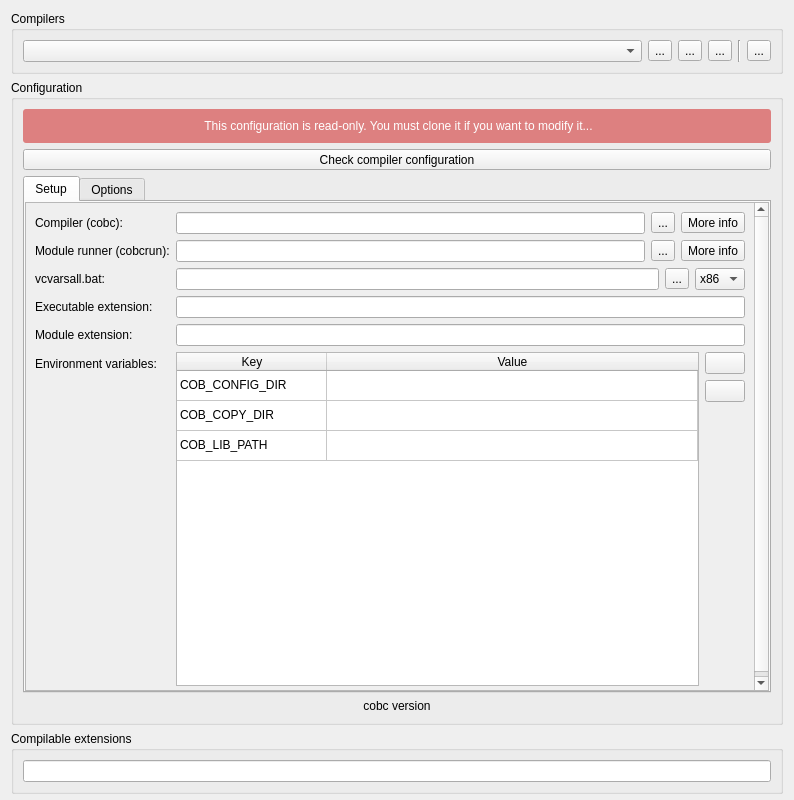
<?xml version="1.0" encoding="UTF-8"?>
<ui version="4.0">
 <class>Form</class>
 <widget class="QWidget" name="Form">
  <property name="geometry">
   <rect>
    <x>0</x>
    <y>0</y>
    <width>794</width>
    <height>800</height>
   </rect>
  </property>
  <property name="windowTitle">
   <string>Form</string>
  </property>
  <layout class="QVBoxLayout" name="verticalLayout">
   <property name="bottomMargin">
    <number>6</number>
   </property>
   <item>
    <widget class="QGroupBox" name="groupBox">
     <property name="title">
      <string>Compilers</string>
     </property>
     <layout class="QHBoxLayout" name="horizontalLayout_4">
      <item>
       <widget class="QComboBox" name="combo_configs">
        <property name="sizePolicy">
         <sizepolicy hsizetype="Expanding" vsizetype="Fixed">
          <horstretch>0</horstretch>
          <verstretch>0</verstretch>
         </sizepolicy>
        </property>
        <property name="toolTip">
         <string>The list of COBOL compiler configurations. 

The selected entry will be used as the default compiler when creating/opening a new project.</string>
        </property>
       </widget>
      </item>
      <item>
       <widget class="QToolButton" name="bt_add_cfg">
        <property name="toolTip">
         <string>Add new compiler configuration.</string>
        </property>
        <property name="text">
         <string>...</string>
        </property>
        <property name="icon">
         <iconset theme="list-add">
          <normaloff>.</normaloff>.</iconset>
        </property>
       </widget>
      </item>
      <item>
       <widget class="QToolButton" name="bt_copy_cfg">
        <property name="toolTip">
         <string>Clone compiler configuration.</string>
        </property>
        <property name="text">
         <string>...</string>
        </property>
        <property name="icon">
         <iconset theme="edit-copy">
          <normaloff>.</normaloff>.</iconset>
        </property>
       </widget>
      </item>
      <item>
       <widget class="QToolButton" name="bt_rm_cfg">
        <property name="toolTip">
         <string>Remove compiler configuration.</string>
        </property>
        <property name="text">
         <string>...</string>
        </property>
        <property name="icon">
         <iconset theme="list-remove">
          <normaloff>.</normaloff>.</iconset>
        </property>
       </widget>
      </item>
      <item>
       <widget class="Line" name="line">
        <property name="orientation">
         <enum>Qt::Vertical</enum>
        </property>
       </widget>
      </item>
      <item>
       <widget class="QToolButton" name="bt_rename_cfg">
        <property name="toolTip">
         <string>Rename compiler configuration.</string>
        </property>
        <property name="text">
         <string>...</string>
        </property>
        <property name="icon">
         <iconset theme="edit-rename">
          <normaloff>.</normaloff>.</iconset>
        </property>
       </widget>
      </item>
     </layout>
    </widget>
   </item>
   <item>
    <widget class="QGroupBox" name="groupBox_2">
     <property name="title">
      <string>Configuration</string>
     </property>
     <layout class="QVBoxLayout" name="verticalLayout_2">
      <item>
       <widget class="QLabel" name="label_read_only">
        <property name="styleSheet">
         <string notr="true">background-color: #DD8080;
color: white;
padding: 10px;
border-radius:3px;</string>
        </property>
        <property name="text">
         <string>&lt;html&gt;&lt;head/&gt;&lt;body&gt;&lt;p align=&quot;center&quot;&gt;This configuration is read-only. You must clone it if you want to modify it...&lt;/p&gt;&lt;/body&gt;&lt;/html&gt;</string>
        </property>
       </widget>
      </item>
      <item>
       <widget class="QToolButton" name="bt_check_compiler">
        <property name="sizePolicy">
         <sizepolicy hsizetype="Expanding" vsizetype="Fixed">
          <horstretch>0</horstretch>
          <verstretch>0</verstretch>
         </sizepolicy>
        </property>
        <property name="toolTip">
         <string>Check if compiler works</string>
        </property>
        <property name="text">
         <string>Check compiler configuration</string>
        </property>
        <property name="icon">
         <iconset theme="checkbox">
          <normaloff>.</normaloff>.</iconset>
        </property>
        <property name="toolButtonStyle">
         <enum>Qt::ToolButtonTextBesideIcon</enum>
        </property>
       </widget>
      </item>
      <item>
       <widget class="QTabWidget" name="tabWidget">
        <property name="toolTip">
         <string/>
        </property>
        <property name="currentIndex">
         <number>0</number>
        </property>
        <widget class="QWidget" name="tab_setup">
         <property name="toolTip">
          <string>Cobol compiler setup.

Configure oaths and environment variables and check if the compiler configuration works!</string>
         </property>
         <attribute name="title">
          <string>Setup</string>
         </attribute>
         <layout class="QGridLayout" name="gridLayout">
          <property name="leftMargin">
           <number>0</number>
          </property>
          <property name="topMargin">
           <number>0</number>
          </property>
          <property name="rightMargin">
           <number>0</number>
          </property>
          <property name="bottomMargin">
           <number>0</number>
          </property>
          <property name="spacing">
           <number>0</number>
          </property>
          <item row="0" column="0">
           <widget class="QScrollArea" name="scrollArea">
            <property name="minimumSize">
             <size>
              <width>0</width>
              <height>0</height>
             </size>
            </property>
            <property name="widgetResizable">
             <bool>true</bool>
            </property>
            <widget class="QWidget" name="scrollAreaWidgetContents">
             <property name="geometry">
              <rect>
               <x>0</x>
               <y>0</y>
               <width>732</width>
               <height>530</height>
              </rect>
             </property>
             <layout class="QFormLayout" name="formLayout">
              <property name="fieldGrowthPolicy">
               <enum>QFormLayout::AllNonFixedFieldsGrow</enum>
              </property>
              <item row="0" column="0">
               <widget class="QLabel" name="label_2">
                <property name="text">
                 <string>Compiler (cobc):</string>
                </property>
               </widget>
              </item>
              <item row="0" column="1">
               <layout class="QHBoxLayout" name="horizontalLayout_2">
                <property name="leftMargin">
                 <number>0</number>
                </property>
                <item>
                 <widget class="PathLineEdit" name="edit_compiler_path">
                  <property name="toolTip">
                   <string>Full path to the compiler executable</string>
                  </property>
                 </widget>
                </item>
                <item>
                 <widget class="QToolButton" name="bt_choose_compiler_path">
                  <property name="toolTip">
                   <string>Choose compiler executable</string>
                  </property>
                  <property name="text">
                   <string>...</string>
                  </property>
                  <property name="icon">
                   <iconset theme="document-open">
                    <normaloff>.</normaloff>.</iconset>
                  </property>
                 </widget>
                </item>
                <item>
                 <widget class="QToolButton" name="bt_compiler_info">
                  <property name="toolTip">
                   <string>&lt;html&gt;&lt;head/&gt;&lt;body&gt;&lt;p&gt;Get more information about the compiler (by running cobc --info)&lt;/p&gt;&lt;p&gt;&lt;span style=&quot; font-style:italic;&quot;&gt;Note that only the latest builds of GnuCOBOL 2.0 have this option&lt;/span&gt;&lt;/p&gt;&lt;/body&gt;&lt;/html&gt;</string>
                  </property>
                  <property name="text">
                   <string>More info</string>
                  </property>
                  <property name="icon">
                   <iconset theme="dialog-information">
                    <normaloff>.</normaloff>.</iconset>
                  </property>
                  <property name="toolButtonStyle">
                   <enum>Qt::ToolButtonTextBesideIcon</enum>
                  </property>
                 </widget>
                </item>
               </layout>
              </item>
              <item row="1" column="0">
               <widget class="QLabel" name="label">
                <property name="text">
                 <string>Module runner (cobcrun):</string>
                </property>
               </widget>
              </item>
              <item row="1" column="1">
               <layout class="QHBoxLayout" name="horizontalLayout_5">
                <property name="leftMargin">
                 <number>0</number>
                </property>
                <item>
                 <widget class="PathLineEdit" name="edit_cobcrun_path">
                  <property name="toolTip">
                   <string>Full path to the module runner (cobcrun) executable</string>
                  </property>
                 </widget>
                </item>
                <item>
                 <widget class="QToolButton" name="bt_choose_cobcrun_path">
                  <property name="toolTip">
                   <string>Choose compiler executable</string>
                  </property>
                  <property name="text">
                   <string>...</string>
                  </property>
                  <property name="icon">
                   <iconset theme="document-open">
                    <normaloff>.</normaloff>.</iconset>
                  </property>
                 </widget>
                </item>
                <item>
                 <widget class="QToolButton" name="bt_runner_info">
                  <property name="text">
                   <string>More info</string>
                  </property>
                  <property name="icon">
                   <iconset theme="dialog-information">
                    <normaloff>.</normaloff>.</iconset>
                  </property>
                  <property name="toolButtonStyle">
                   <enum>Qt::ToolButtonTextBesideIcon</enum>
                  </property>
                 </widget>
                </item>
               </layout>
              </item>
              <item row="2" column="1">
               <layout class="QHBoxLayout" name="horizontalLayout_8">
                <property name="leftMargin">
                 <number>0</number>
                </property>
                <item>
                 <widget class="PathLineEdit" name="edit_vcvars">
                  <property name="toolTip">
                   <string>&lt;html&gt;&lt;head/&gt;&lt;body&gt;&lt;p&gt;Path to VCVARSALL.bat. It is needed if you're using a GnuCobol compiler built with Visual Studio.&lt;/p&gt;&lt;p&gt;&lt;br/&gt;The VCVARSALL.bat file is located under the VC directory of you Visual Studio installation. Make sure to use the same version as the one used to build the compiler!&lt;/p&gt;&lt;/body&gt;&lt;/html&gt;</string>
                  </property>
                 </widget>
                </item>
                <item>
                 <widget class="QToolButton" name="bt_vcvars">
                  <property name="toolTip">
                   <string>Select vcvarsall.bat</string>
                  </property>
                  <property name="text">
                   <string>...</string>
                  </property>
                  <property name="icon">
                   <iconset theme="document-open">
                    <normaloff>.</normaloff>.</iconset>
                  </property>
                 </widget>
                </item>
                <item>
                 <widget class="QComboBox" name="combo_arch">
                  <property name="toolTip">
                   <string>Architecture to set when querying vcvarsall</string>
                  </property>
                  <property name="editable">
                   <bool>false</bool>
                  </property>
                  <item>
                   <property name="text">
                    <string>x86</string>
                   </property>
                  </item>
                  <item>
                   <property name="text">
                    <string>x64</string>
                   </property>
                  </item>
                 </widget>
                </item>
               </layout>
              </item>
              <item row="2" column="0">
               <widget class="QLabel" name="lbl_vcvars">
                <property name="text">
                 <string>vcvarsall.bat:</string>
                </property>
               </widget>
              </item>
              <item row="5" column="0">
               <widget class="QLabel" name="label_5">
                <property name="text">
                 <string>Environment variables:</string>
                </property>
               </widget>
              </item>
              <item row="5" column="1">
               <layout class="QHBoxLayout" name="horizontalLayout">
                <property name="topMargin">
                 <number>0</number>
                </property>
                <item>
                 <widget class="QTableWidget" name="table_env_vars">
                  <property name="minimumSize">
                   <size>
                    <width>0</width>
                    <height>334</height>
                   </size>
                  </property>
                  <property name="toolTip">
                   <string>&lt;html&gt;&lt;head/&gt;&lt;body&gt;&lt;p&gt;The list of environment variables to set before compiling a file.&lt;/p&gt;&lt;p&gt;Note that the values defined in this list erase any previous value you might have defined in your system (empty values are not set).&lt;/p&gt;&lt;p&gt;&lt;br/&gt;&lt;/p&gt;&lt;/body&gt;&lt;/html&gt;</string>
                  </property>
                  <property name="selectionMode">
                   <enum>QAbstractItemView::SingleSelection</enum>
                  </property>
                  <property name="selectionBehavior">
                   <enum>QAbstractItemView::SelectRows</enum>
                  </property>
                  <attribute name="horizontalHeaderDefaultSectionSize">
                   <number>150</number>
                  </attribute>
                  <attribute name="horizontalHeaderStretchLastSection">
                   <bool>true</bool>
                  </attribute>
                  <attribute name="verticalHeaderVisible">
                   <bool>false</bool>
                  </attribute>
                  <attribute name="verticalHeaderCascadingSectionResizes">
                   <bool>false</bool>
                  </attribute>
                  <row>
                   <property name="text">
                    <string/>
                   </property>
                  </row>
                  <row>
                   <property name="text">
                    <string/>
                   </property>
                  </row>
                  <row>
                   <property name="text">
                    <string/>
                   </property>
                  </row>
                  <column>
                   <property name="text">
                    <string>Key</string>
                   </property>
                  </column>
                  <column>
                   <property name="text">
                    <string>Value</string>
                   </property>
                  </column>
                  <item row="0" column="0">
                   <property name="text">
                    <string>COB_CONFIG_DIR</string>
                   </property>
                  </item>
                  <item row="1" column="0">
                   <property name="text">
                    <string>COB_COPY_DIR</string>
                   </property>
                  </item>
                  <item row="2" column="0">
                   <property name="text">
                    <string>COB_LIB_PATH</string>
                   </property>
                  </item>
                 </widget>
                </item>
                <item>
                 <layout class="QVBoxLayout" name="verticalLayout_3">
                  <property name="leftMargin">
                   <number>0</number>
                  </property>
                  <item>
                   <widget class="QPushButton" name="bt_add_env_var">
                    <property name="toolTip">
                     <string>Add an environment variable to set on the compiler process.</string>
                    </property>
                    <property name="text">
                     <string/>
                    </property>
                    <property name="icon">
                     <iconset theme="list-add">
                      <normaloff>.</normaloff>.</iconset>
                    </property>
                   </widget>
                  </item>
                  <item>
                   <widget class="QPushButton" name="bt_rm_env_var">
                    <property name="toolTip">
                     <string>Remove the selected environment variable.</string>
                    </property>
                    <property name="text">
                     <string/>
                    </property>
                    <property name="icon">
                     <iconset theme="list-remove">
                      <normaloff>.</normaloff>.</iconset>
                    </property>
                   </widget>
                  </item>
                  <item>
                   <spacer name="verticalSpacer">
                    <property name="orientation">
                     <enum>Qt::Vertical</enum>
                    </property>
                    <property name="sizeHint" stdset="0">
                     <size>
                      <width>20</width>
                      <height>40</height>
                     </size>
                    </property>
                   </spacer>
                  </item>
                 </layout>
                </item>
               </layout>
              </item>
              <item row="3" column="0">
               <widget class="QLabel" name="label_4">
                <property name="text">
                 <string>Executable extension:</string>
                </property>
               </widget>
              </item>
              <item row="3" column="1">
               <widget class="QLineEdit" name="edit_exe_ext">
                <property name="toolTip">
                 <string>The file extension to use for executables (.exe on Windows, empty everywhere else).</string>
                </property>
               </widget>
              </item>
              <item row="4" column="0">
               <widget class="QLabel" name="label_6">
                <property name="text">
                 <string>Module extension:</string>
                </property>
               </widget>
              </item>
              <item row="4" column="1">
               <widget class="QLineEdit" name="edit_module_ext">
                <property name="toolTip">
                 <string>The file extension used for modules: .dll on Windows, .so on GNU/Linux and .dylib on OSX.</string>
                </property>
               </widget>
              </item>
             </layout>
             <zorder>label_2</zorder>
             <zorder></zorder>
             <zorder>label</zorder>
             <zorder></zorder>
             <zorder></zorder>
             <zorder>lbl_vcvars</zorder>
             <zorder>label_5</zorder>
             <zorder>label_4</zorder>
             <zorder>edit_exe_ext</zorder>
             <zorder>label_6</zorder>
             <zorder>edit_module_ext</zorder>
            </widget>
           </widget>
          </item>
         </layout>
        </widget>
        <widget class="QWidget" name="tab_options">
         <property name="toolTip">
          <string/>
         </property>
         <attribute name="title">
          <string>Options</string>
         </attribute>
         <layout class="QFormLayout" name="formLayout_2">
          <property name="fieldGrowthPolicy">
           <enum>QFormLayout::ExpandingFieldsGrow</enum>
          </property>
          <property name="verticalSpacing">
           <number>9</number>
          </property>
          <item row="0" column="0">
           <widget class="QLabel" name="label_36">
            <property name="text">
             <string>Output directory:</string>
            </property>
           </widget>
          </item>
          <item row="0" column="1">
           <widget class="PathLineEdit" name="edit_output_dir">
            <property name="toolTip">
             <string>Choose where the binaries must be created. Relative paths are supported!</string>
            </property>
            <property name="text">
             <string/>
            </property>
           </widget>
          </item>
          <item row="1" column="0">
           <widget class="QLabel" name="label_15">
            <property name="text">
             <string>Compiler flags:</string>
            </property>
           </widget>
          </item>
          <item row="1" column="1">
           <layout class="QGridLayout" name="gridLayout_5">
            <property name="leftMargin">
             <number>0</number>
            </property>
            <property name="topMargin">
             <number>0</number>
            </property>
            <property name="horizontalSpacing">
             <number>9</number>
            </property>
            <property name="verticalSpacing">
             <number>6</number>
            </property>
            <item row="2" column="0">
             <widget class="QCheckBox" name="cb_ftrace">
              <property name="toolTip">
               <string>&lt;html&gt;&lt;head/&gt;&lt;body&gt;&lt;p&gt;Generate trace code&lt;/p&gt;&lt;p&gt;   - Executed SECTION/PARAGRAPH&lt;/p&gt;&lt;/body&gt;&lt;/html&gt;</string>
              </property>
              <property name="text">
               <string>-ftrace</string>
              </property>
             </widget>
            </item>
            <item row="0" column="0">
             <widget class="QCheckBox" name="cb_static">
              <property name="toolTip">
               <string>Link statically</string>
              </property>
              <property name="text">
               <string>-static</string>
              </property>
             </widget>
            </item>
            <item row="2" column="2">
             <widget class="QCheckBox" name="cb_debugging_line">
              <property name="toolTip">
               <string>&lt;html&gt;&lt;head/&gt;&lt;body&gt;&lt;p&gt;Enable debugging lines&lt;/p&gt;&lt;p&gt;  - 'D' in indicator column or floating &amp;gt;&amp;gt;D&lt;/p&gt;&lt;/body&gt;&lt;/html&gt;</string>
              </property>
              <property name="text">
               <string>-fdebugging-line</string>
              </property>
             </widget>
            </item>
            <item row="2" column="1">
             <widget class="QCheckBox" name="cb_ftraceall">
              <property name="toolTip">
               <string>&lt;html&gt;&lt;head/&gt;&lt;body&gt;&lt;p&gt;Generate trace code&lt;/p&gt;&lt;p&gt;  - Executed SECTION/PARAGRAPH/STATEMENTS&lt;/p&gt;&lt;p&gt;  - Turned on by -debug&lt;/p&gt;&lt;/body&gt;&lt;/html&gt;</string>
              </property>
              <property name="text">
               <string>-ftraceall</string>
              </property>
             </widget>
            </item>
            <item row="0" column="1">
             <widget class="QCheckBox" name="cb_debug">
              <property name="toolTip">
               <string/>
              </property>
              <property name="text">
               <string>-debug</string>
              </property>
             </widget>
            </item>
            <item row="0" column="2">
             <widget class="QCheckBox" name="cb_g">
              <property name="toolTip">
               <string>Enable C compiler debug / stack check / trace</string>
              </property>
              <property name="text">
               <string>-g</string>
              </property>
             </widget>
            </item>
           </layout>
          </item>
          <item row="6" column="0">
           <widget class="QLabel" name="label_35">
            <property name="text">
             <string>Extra compiler flags:</string>
            </property>
           </widget>
          </item>
          <item row="6" column="1">
           <widget class="QLineEdit" name="edit_extra_flags">
            <property name="toolTip">
             <string>&lt;html&gt;&lt;head/&gt;&lt;body&gt;&lt;p&gt;List of extra compiler flags. Each entry in the list must be separated by a white space.&lt;/p&gt;&lt;/body&gt;&lt;/html&gt;</string>
            </property>
           </widget>
          </item>
          <item row="3" column="0">
           <widget class="QLabel" name="label_37">
            <property name="text">
             <string>Copybook paths:</string>
            </property>
           </widget>
          </item>
          <item row="3" column="1">
           <layout class="QHBoxLayout" name="horizontalLayout_12" stretch="1,0">
            <property name="sizeConstraint">
             <enum>QLayout::SetMaximumSize</enum>
            </property>
            <property name="leftMargin">
             <number>0</number>
            </property>
            <item>
             <widget class="QListWidget" name="list_copy_paths">
              <property name="toolTip">
               <string>The list of copybook paths.</string>
              </property>
             </widget>
            </item>
            <item>
             <layout class="QVBoxLayout" name="verticalLayout_12">
              <property name="leftMargin">
               <number>0</number>
              </property>
              <item>
               <widget class="QToolButton" name="bt_abs_copy_path">
                <property name="toolTip">
                 <string>Add an absolute copybook path</string>
                </property>
                <property name="text">
                 <string>...</string>
                </property>
                <property name="icon">
                 <iconset theme="document-open">
                  <normaloff>.</normaloff>.</iconset>
                </property>
               </widget>
              </item>
              <item>
               <widget class="QToolButton" name="bt_rel_copy_path">
                <property name="toolTip">
                 <string>Add a relative copybook path</string>
                </property>
                <property name="text">
                 <string>...</string>
                </property>
                <property name="icon">
                 <iconset theme="list-add">
                  <normaloff>.</normaloff>.</iconset>
                </property>
               </widget>
              </item>
              <item>
               <widget class="QToolButton" name="bt_rm_copy_path">
                <property name="toolTip">
                 <string>Delete selected path</string>
                </property>
                <property name="text">
                 <string>...</string>
                </property>
                <property name="icon">
                 <iconset theme="list-remove">
                  <normaloff>.</normaloff>.</iconset>
                </property>
               </widget>
              </item>
              <item>
               <spacer name="verticalSpacer_4">
                <property name="orientation">
                 <enum>Qt::Vertical</enum>
                </property>
                <property name="sizeHint" stdset="0">
                 <size>
                  <width>20</width>
                  <height>40</height>
                 </size>
                </property>
               </spacer>
              </item>
             </layout>
            </item>
           </layout>
          </item>
          <item row="4" column="0">
           <widget class="QLabel" name="label_17">
            <property name="text">
             <string>Library paths:</string>
            </property>
           </widget>
          </item>
          <item row="5" column="0">
           <widget class="QLabel" name="label_18">
            <property name="text">
             <string>Libraries:</string>
            </property>
           </widget>
          </item>
          <item row="4" column="1">
           <layout class="QHBoxLayout" name="horizontalLayout_10">
            <property name="sizeConstraint">
             <enum>QLayout::SetMaximumSize</enum>
            </property>
            <property name="leftMargin">
             <number>0</number>
            </property>
            <item>
             <widget class="QListWidget" name="list_lib_paths">
              <property name="toolTip">
               <string>&lt;html&gt;&lt;head/&gt;&lt;body&gt;&lt;p&gt;The list of library paths.&lt;/p&gt;&lt;/body&gt;&lt;/html&gt;</string>
              </property>
             </widget>
            </item>
            <item>
             <layout class="QVBoxLayout" name="verticalLayout_4">
              <property name="leftMargin">
               <number>0</number>
              </property>
              <item>
               <widget class="QToolButton" name="bt_abs_lib_path">
                <property name="toolTip">
                 <string>Add an absolute library path</string>
                </property>
                <property name="text">
                 <string>...</string>
                </property>
                <property name="icon">
                 <iconset theme="document-open">
                  <normaloff>.</normaloff>.</iconset>
                </property>
               </widget>
              </item>
              <item>
               <widget class="QToolButton" name="bt_rel_lib_path">
                <property name="toolTip">
                 <string>Add a relative library path</string>
                </property>
                <property name="text">
                 <string>...</string>
                </property>
                <property name="icon">
                 <iconset theme="list-add">
                  <normaloff>.</normaloff>.</iconset>
                </property>
               </widget>
              </item>
              <item>
               <widget class="QToolButton" name="bt_delete_lib_path">
                <property name="toolTip">
                 <string>Delete selected path</string>
                </property>
                <property name="text">
                 <string>...</string>
                </property>
                <property name="icon">
                 <iconset theme="list-remove">
                  <normaloff>.</normaloff>.</iconset>
                </property>
               </widget>
              </item>
              <item>
               <spacer name="verticalSpacer_3">
                <property name="orientation">
                 <enum>Qt::Vertical</enum>
                </property>
                <property name="sizeHint" stdset="0">
                 <size>
                  <width>20</width>
                  <height>40</height>
                 </size>
                </property>
               </spacer>
              </item>
             </layout>
            </item>
           </layout>
          </item>
          <item row="5" column="1">
           <widget class="QLineEdit" name="edit_libs">
            <property name="toolTip">
             <string>&lt;html&gt;&lt;head/&gt;&lt;body&gt;&lt;p&gt;The list of libraries you would like your programs to link with (-l option).&lt;/p&gt;&lt;p&gt;Each entry in the list must be separated by a white space&lt;/p&gt;&lt;/body&gt;&lt;/html&gt;</string>
            </property>
           </widget>
          </item>
          <item row="2" column="0">
           <widget class="QLabel" name="label_3">
            <property name="text">
             <string>Standard:</string>
            </property>
           </widget>
          </item>
          <item row="2" column="1">
           <widget class="QComboBox" name="combo_standard">
            <item>
             <property name="text">
              <string>default</string>
             </property>
            </item>
            <item>
             <property name="text">
              <string>cobol2002</string>
             </property>
            </item>
            <item>
             <property name="text">
              <string>cobol85</string>
             </property>
            </item>
            <item>
             <property name="text">
              <string>ibm</string>
             </property>
            </item>
            <item>
             <property name="text">
              <string>mvs</string>
             </property>
            </item>
            <item>
             <property name="text">
              <string>bs2000</string>
             </property>
            </item>
            <item>
             <property name="text">
              <string>mf</string>
             </property>
            </item>
            <item>
             <property name="text">
              <string>acu</string>
             </property>
            </item>
            <item>
             <property name="text">
              <string>cobol2014</string>
             </property>
            </item>
            <item>
             <property name="text">
              <string>none</string>
             </property>
            </item>
           </widget>
          </item>
         </layout>
        </widget>
       </widget>
      </item>
      <item>
       <widget class="QLabel" name="lbl_cobc_version">
        <property name="text">
         <string>cobc version</string>
        </property>
        <property name="alignment">
         <set>Qt::AlignCenter</set>
        </property>
       </widget>
      </item>
     </layout>
    </widget>
   </item>
   <item>
    <widget class="QGroupBox" name="groupBox_3">
     <property name="title">
      <string>Compilable extensions</string>
     </property>
     <layout class="QGridLayout" name="gridLayout_2">
      <item row="0" column="0">
       <widget class="QLineEdit" name="edit_extensions">
        <property name="toolTip">
         <string>The list of file extensions that can be compiled.</string>
        </property>
       </widget>
      </item>
     </layout>
    </widget>
   </item>
  </layout>
 </widget>
 <customwidgets>
  <customwidget>
   <class>PathLineEdit</class>
   <extends>QLineEdit</extends>
   <header>hackedit.api.widgets</header>
  </customwidget>
 </customwidgets>
 <tabstops>
  <tabstop>combo_configs</tabstop>
  <tabstop>bt_add_cfg</tabstop>
  <tabstop>bt_copy_cfg</tabstop>
  <tabstop>bt_rm_cfg</tabstop>
  <tabstop>bt_rename_cfg</tabstop>
  <tabstop>edit_compiler_path</tabstop>
  <tabstop>bt_choose_compiler_path</tabstop>
  <tabstop>edit_cobcrun_path</tabstop>
  <tabstop>bt_choose_cobcrun_path</tabstop>
  <tabstop>edit_vcvars</tabstop>
  <tabstop>bt_vcvars</tabstop>
  <tabstop>edit_output_dir</tabstop>
  <tabstop>cb_static</tabstop>
  <tabstop>cb_debug</tabstop>
  <tabstop>cb_g</tabstop>
  <tabstop>cb_ftrace</tabstop>
  <tabstop>cb_ftraceall</tabstop>
  <tabstop>cb_debugging_line</tabstop>
  <tabstop>edit_extra_flags</tabstop>
  <tabstop>list_copy_paths</tabstop>
  <tabstop>bt_abs_copy_path</tabstop>
  <tabstop>bt_rel_copy_path</tabstop>
  <tabstop>bt_rm_copy_path</tabstop>
  <tabstop>list_lib_paths</tabstop>
  <tabstop>bt_abs_lib_path</tabstop>
  <tabstop>bt_rel_lib_path</tabstop>
  <tabstop>bt_delete_lib_path</tabstop>
 </tabstops>
 <resources>
  <include location="../hackedit_cobol.qrc"/>
 </resources>
 <connections/>
</ui>
